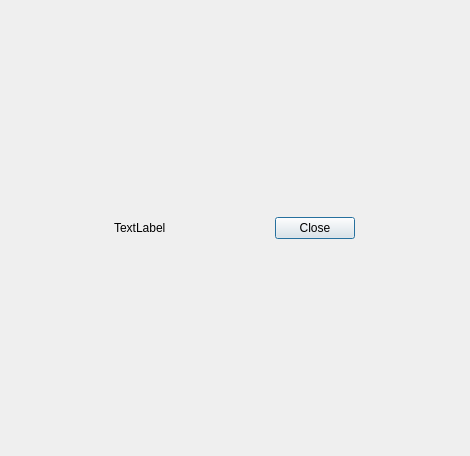
<?xml version="1.0" encoding="UTF-8"?>
<ui version="4.0">
 <class>SecondWindow</class>
 <widget class="QDialog" name="SecondWindow">
  <property name="geometry">
   <rect>
    <x>0</x>
    <y>0</y>
    <width>470</width>
    <height>456</height>
   </rect>
  </property>
  <property name="windowTitle">
   <string>Dialog</string>
  </property>
  <layout class="QGridLayout" name="gridLayout">
   <item row="0" column="2">
    <widget class="QPushButton" name="pushButton_Close">
     <property name="sizePolicy">
      <sizepolicy hsizetype="Maximum" vsizetype="Maximum">
       <horstretch>0</horstretch>
       <verstretch>0</verstretch>
      </sizepolicy>
     </property>
     <property name="text">
      <string>Close</string>
     </property>
    </widget>
   </item>
   <item row="0" column="1">
    <widget class="QLabel" name="label">
     <property name="sizePolicy">
      <sizepolicy hsizetype="Maximum" vsizetype="Maximum">
       <horstretch>0</horstretch>
       <verstretch>0</verstretch>
      </sizepolicy>
     </property>
     <property name="text">
      <string>TextLabel</string>
     </property>
    </widget>
   </item>
  </layout>
 </widget>
 <resources/>
 <connections/>
</ui>
